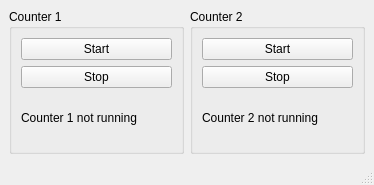
<?xml version="1.0" encoding="UTF-8"?>
<ui version="4.0">
 <class>MainWindow</class>
 <widget class="QMainWindow" name="MainWindow">
  <property name="geometry">
   <rect>
    <x>0</x>
    <y>0</y>
    <width>374</width>
    <height>185</height>
   </rect>
  </property>
  <property name="sizePolicy">
   <sizepolicy hsizetype="Ignored" vsizetype="Ignored">
    <horstretch>0</horstretch>
    <verstretch>0</verstretch>
   </sizepolicy>
  </property>
  <property name="minimumSize">
   <size>
    <width>374</width>
    <height>185</height>
   </size>
  </property>
  <property name="maximumSize">
   <size>
    <width>374</width>
    <height>185</height>
   </size>
  </property>
  <property name="windowTitle">
   <string>MainWindow</string>
  </property>
  <widget class="QWidget" name="centralwidget">
   <layout class="QHBoxLayout" name="horizontalLayout_2">
    <item>
     <widget class="QGroupBox" name="groupBox">
      <property name="autoFillBackground">
       <bool>false</bool>
      </property>
      <property name="title">
       <string>Counter 1</string>
      </property>
      <layout class="QVBoxLayout" name="verticalLayout">
       <item>
        <widget class="QPushButton" name="startButton1">
         <property name="text">
          <string>Start</string>
         </property>
        </widget>
       </item>
       <item>
        <widget class="QPushButton" name="stopButton1">
         <property name="text">
          <string>Stop</string>
         </property>
        </widget>
       </item>
       <item>
        <widget class="QLabel" name="counterLabel1">
         <property name="text">
          <string>Counter 1 not running</string>
         </property>
        </widget>
       </item>
      </layout>
     </widget>
    </item>
    <item>
     <widget class="QGroupBox" name="groupBox_2">
      <property name="title">
       <string>Counter 2</string>
      </property>
      <layout class="QVBoxLayout" name="verticalLayout_2">
       <item>
        <widget class="QPushButton" name="startButton2">
         <property name="text">
          <string>Start</string>
         </property>
        </widget>
       </item>
       <item>
        <widget class="QPushButton" name="stopButton2">
         <property name="text">
          <string>Stop</string>
         </property>
        </widget>
       </item>
       <item>
        <widget class="QLabel" name="counterLabel2">
         <property name="text">
          <string>Counter 2 not running</string>
         </property>
        </widget>
       </item>
      </layout>
     </widget>
    </item>
   </layout>
  </widget>
  <widget class="QMenuBar" name="menubar">
   <property name="geometry">
    <rect>
     <x>0</x>
     <y>0</y>
     <width>374</width>
     <height>22</height>
    </rect>
   </property>
  </widget>
  <widget class="QStatusBar" name="statusbar"/>
 </widget>
 <resources/>
 <connections/>
</ui>
